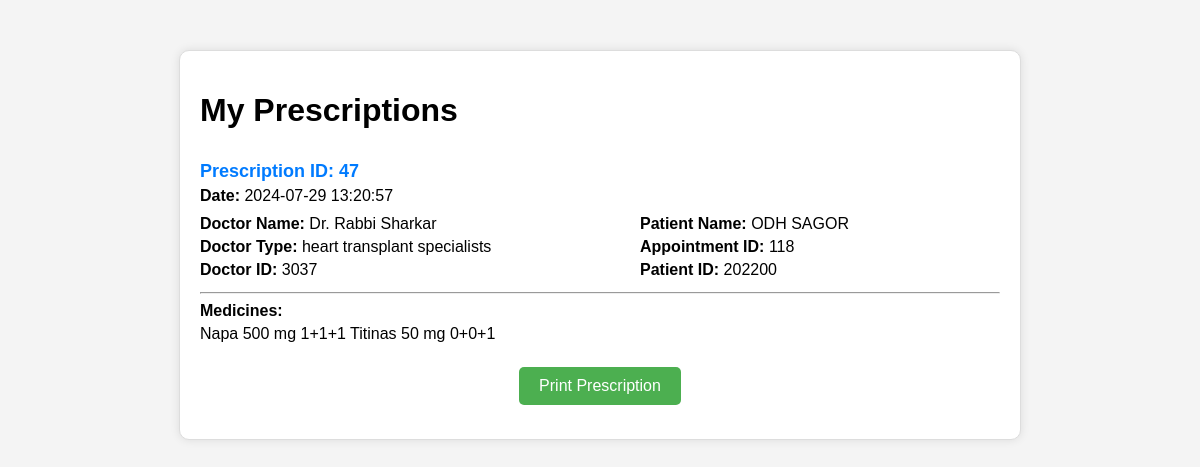
The app's page /mdobidulhuqsagor/patientViewPrescriptions.php (signed in), older data.
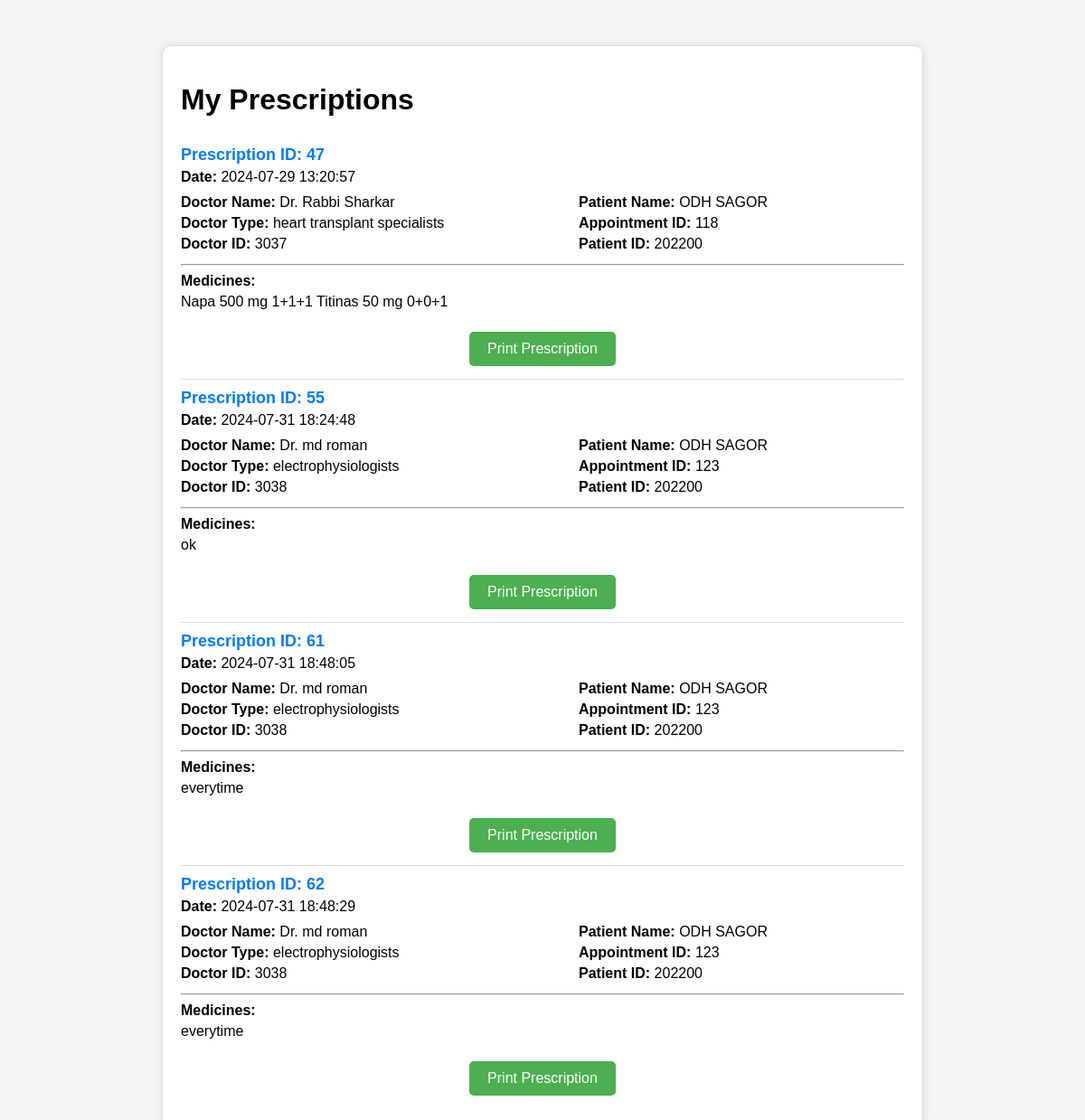
The same page, newer data.
### tables this page shows
CREATE TABLE `prescriptions` (
  `prescription_id` int(2) UNSIGNED ZEROFILL NOT NULL,
  `appointment_id` int(3) UNSIGNED ZEROFILL DEFAULT NULL,
  `doctor_id` int(4) UNSIGNED ZEROFILL DEFAULT NULL,
  `patient_id` int(6) UNSIGNED DEFAULT NULL,
  `doctor_name` varchar(255) DEFAULT NULL,
  `doctor_type` varchar(50) DEFAULT NULL,
  `patient_name` varchar(255) DEFAULT NULL,
  `prescription_text` text NOT NULL,
  `created_at` timestamp NOT NULL DEFAULT current_timestamp()
);

CREATE TABLE `doctorregistrations` (
  `doctor_id` int(4) UNSIGNED ZEROFILL NOT NULL,
  `title` varchar(10) NOT NULL,
  `first_name` varchar(50) NOT NULL,
  `last_name` varchar(50) NOT NULL,
  `dob` date NOT NULL,
  `gender` varchar(10) NOT NULL,
  `district` varchar(50) NOT NULL,
  `national_id` varchar(50) NOT NULL,
  `registration_number` varchar(50) NOT NULL,
  `doctor_type` varchar(50) NOT NULL,
  `mobile_number` varchar(20) NOT NULL,
  `email` varchar(100) NOT NULL,
  `password` varchar(255) NOT NULL,
  `approved` tinyint(1) NOT NULL
);

CREATE TABLE `appointments` (
  `appointment_id` int(3) UNSIGNED ZEROFILL NOT NULL,
  `patient_id` int(6) UNSIGNED ZEROFILL DEFAULT NULL,
  `doctor_id` int(4) UNSIGNED DEFAULT NULL,
  `first_name` varchar(100) DEFAULT NULL,
  `last_name` varchar(100) DEFAULT NULL,
  `email` varchar(100) DEFAULT NULL,
  `phone` varchar(20) DEFAULT NULL,
  `doctor_type` varchar(50) DEFAULT NULL,
  `doctor_name` varchar(100) DEFAULT NULL,
  `appointment_date` date DEFAULT NULL,
  `appointment_time` time DEFAULT NULL,
  `room_number` varchar(10) DEFAULT NULL,
  `fees` decimal(10,2) DEFAULT NULL
);

### mdobidulhuqsagor/patientViewPrescriptions.php (the view, shortened to what this page needs)
<?php
$servername = "localhost";
$username = "root";
$password = "";
$dbname = "Dmedic";
$pdo = new PDO("mysql:host=$servername;dbname=$dbname", $username, $password);
$pdo->setAttribute(PDO::ATTR_ERRMODE, PDO::ERRMODE_EXCEPTION);
$patient_id = $_SESSION['patient_id'];
$patient_name = $_SESSION['patient_name'];
$sql = $pdo->prepare("SELECT p.prescription_id, p.prescription_text, p.created_at, a.doctor_id, a.appointment_id, d.first_name AS doctor_first_name, d.last_name AS doctor_last_name, d.doctor_type
                      FROM prescriptions p
                      JOIN appointments a ON p.appointment_id = a.appointment_id
                      JOIN doctorRegistrations d ON a.doctor_id = d.doctor_id
                      WHERE p.patient_id = :patient_id");
$sql->bindParam(':patient_id', $patient_id, PDO::PARAM_INT);
$sql->execute();
$prescriptions = $sql->fetchAll(PDO::FETCH_ASSOC);
?>
<!DOCTYPE html>
<html lang="en">
<head>
</head>
<body>
    <div class="container">
        <h1>My Prescriptions</h1>
        <?php if (empty($prescriptions)) : ?>
            <p>No prescriptions found.</p>
        <?php else : ?>
            <?php foreach ($prescriptions as $prescription) : ?>
                <div class="prescription" id="prescription-<?php echo htmlspecialchars($prescription['prescription_id']); ?>">
                    <h3>Prescription ID: <?php echo htmlspecialchars($prescription['prescription_id']); ?></h3>
                    <p><strong>Date:</strong> <?php echo htmlspecialchars($prescription['created_at']); ?></p>
                    <div class="prescription-header">
                        <div class="left">
                            <p><strong>Doctor Name:</strong> Dr. <?php echo htmlspecialchars($prescription['doctor_first_name'] . ' ' . $prescription['doctor_last_name']); ?></p>
                            <p><strong>Doctor Type:</strong> <?php echo htmlspecialchars($prescription['doctor_type']); ?></p>
                            <p><strong>Doctor ID:</strong> <?php echo htmlspecialchars($prescription['doctor_id']); ?></p>
                        </div>
                        <div class="right">
                            <p><strong>Patient Name:</strong> <?php echo htmlspecialchars($patient_name); ?></p>
                            <p><strong>Appointment ID:</strong> <?php echo htmlspecialchars($prescription['appointment_id']); ?></p>
                            <p><strong>Patient ID:</strong> <?php echo htmlspecialchars($patient_id); ?></p>
                        </div>
                    </div>
                    <hr>
                    <p><strong>Medicines:</strong></p>
                    <p><?php echo htmlspecialchars($prescription['prescription_text']); ?></p>
                    <div class="buttons-container">
                        <button onclick="printPrescription(<?php echo htmlspecialchars($prescription['prescription_id']); ?>)">Print Prescription</button>
                    </div>
                </div>
            <?php endforeach; ?>
        <?php endif; ?>
    </div>
</body>
</html>

Row changes from the older to the newer data that the page shows:
added prescriptions: prescription_id "55", created_at "2024-07-31 18:24:48", doctor.last_name "md roman", doctor.doctor_type "electrophysiologists", appointment.doctor_id "3038", appointment.appointment_id "123", prescription_text "ok"
added prescriptions: prescription_id "61", created_at "2024-07-31 18:48:05", doctor.last_name "md roman", doctor.doctor_type "electrophysiologists", appointment.doctor_id "3038", appointment.appointment_id "123", prescription_text "everytime"
added prescriptions: prescription_id "62", created_at "2024-07-31 18:48:29", doctor.last_name "md roman", doctor.doctor_type "electrophysiologists", appointment.doctor_id "3038", appointment.appointment_id "123", prescription_text "everytime"
